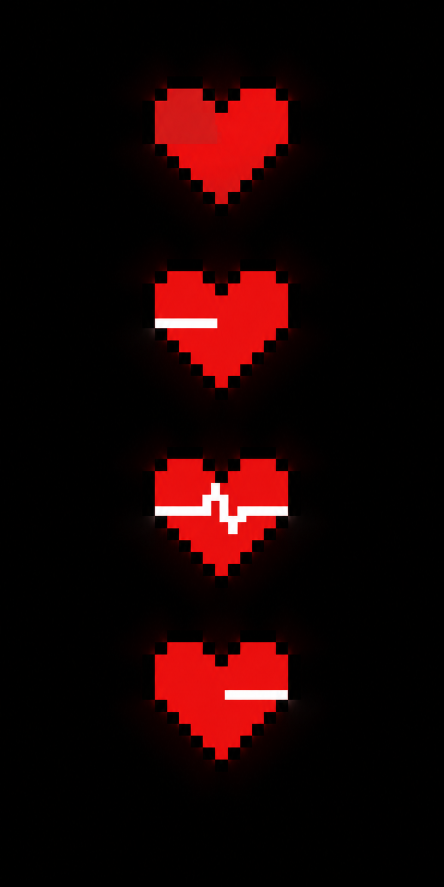
#> input picture assets/indicator/heartbeat/source-sheet.png, 887 x 1774 px (shown at 1/2 size)
$ python convert-heartbeat-sheet.py ../assets/indicator/heartbeat/source-sheet.png out.png
#> lines starting #> are read from the running program, lines starting #| are printed output that depends on the picture
#!/usr/bin/env python3
"""Extract the supplied four-frame heartbeat sheet for Chafa conversion."""
import argparse
from pathlib import Path
from PIL import Image

parser = argparse.ArgumentParser(description=__doc__)
parser.add_argument('source', type=Path)
parser.add_argument('output', type=Path)
args = parser.parse_args()
with Image.open(args.source) as sheet:
#> sheet is the input picture: PIL image 887x1774 RGB; mean R, G, B 26.3, 3.6, 3.5
    if sheet.size != (887, 1774):
        parser.error('this layout expects the supplied 887x1774 four-frame sheet')
    if args.output.exists():
        parser.error('output already exists')
    # Fixed 320px squares, same horizontal anchor, containing each complete heart.
    frames = [sheet.convert('RGB').crop((282, center - 160, 602, center + 160))
              for center in (292, 658, 1034, 1401)]
#> frames = 4 items
    frames[0].save(args.output, save_all=True, append_images=frames[1:],
                   duration=[650, 100, 100, 150], loop=0, disposal=2)
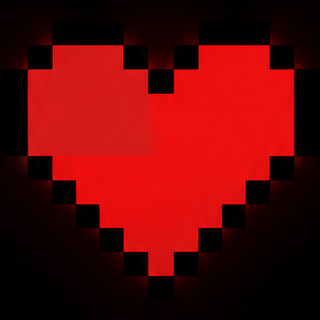
#> saved as out.png: PIL image 320x320 RGB; mean R, G, B 95.4, 7.4, 7.2
